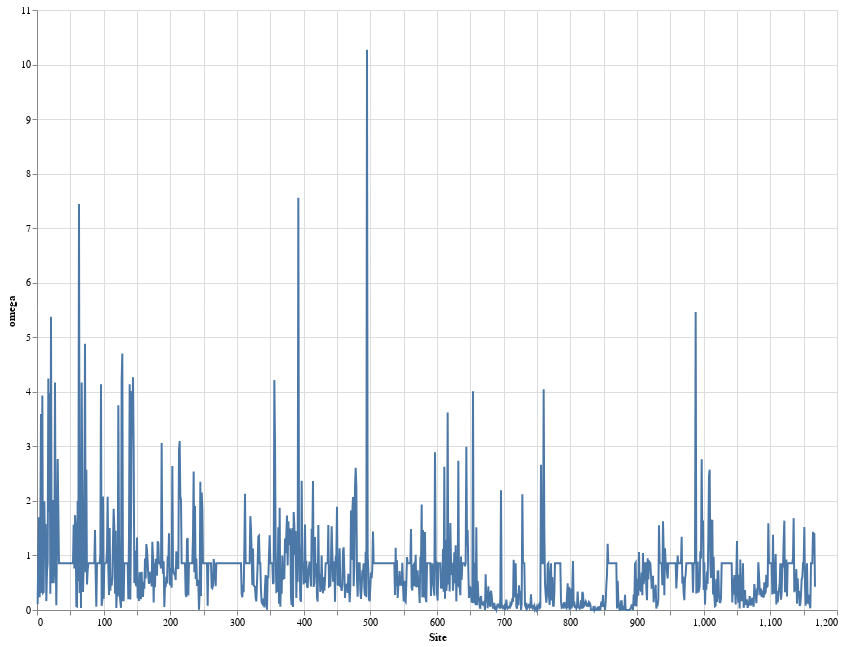

Notebook code for this chart:
### Code cell
source = df

line = alt.Chart(source).mark_line().encode(
    x= 'Site',
    y= 'omega'
).properties(
    width=800,
    height=600)

line

### Figure 1 — Vega-Lite specification as saved in the notebook (floating-point values rounded to 4 significant figures; data arrays with more than 128 entries replaced by an {"elided": "..."} marker saying what was removed)
{"config": {"view": {"continuousWidth": 400, "continuousHeight": 300}}, "data": {"name": "data-9bc3d33b47c1994ffd3c9eff88e66489"}, "mark": "line", "encoding": {"x": {"type": "quantitative", "field": "Site"}, "y": {"type": "quantitative", "field": "omega"}}, "height": 600, "width": 800, "$schema": "https://vega.github.io/schema/vega-lite/v4.8.1.json", "datasets": {"data-9bc3d33b47c1994ffd3c9eff88e66489": {"elided": "1167 records"}}}
